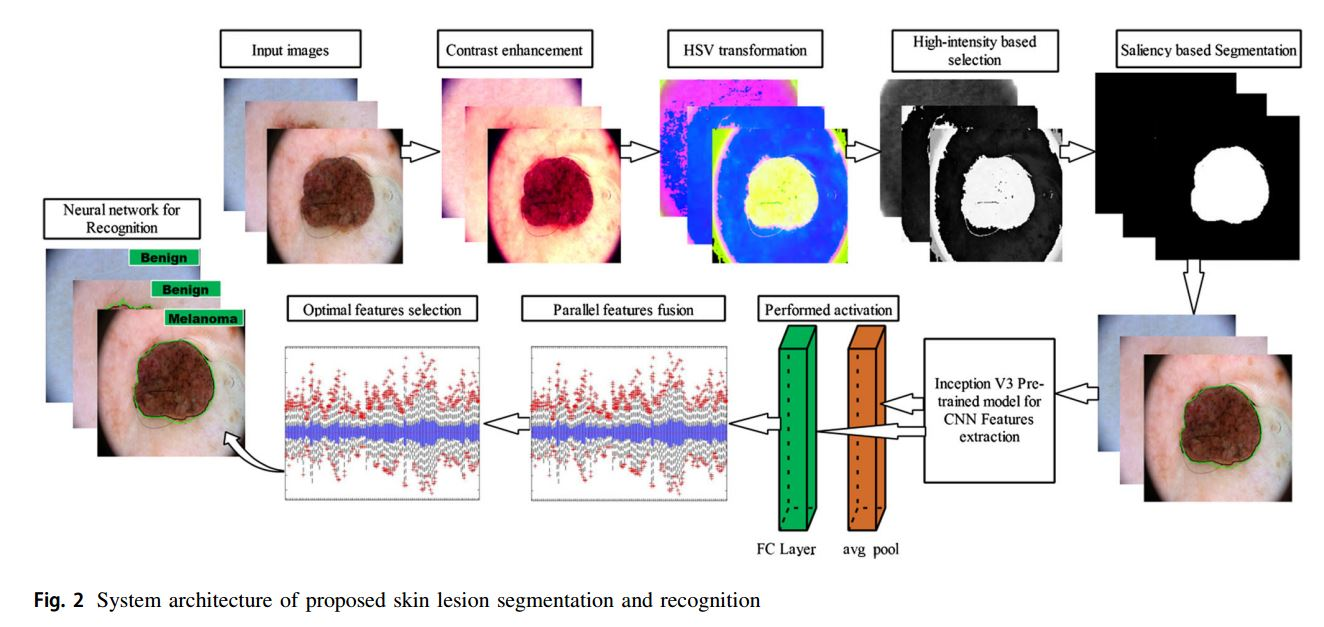
%> input picture 1.JPG, 1324 x 627 px
$ octave --eval "result = geometric(imread('1.JPG'));"   (GNU Octave 9; MATLAB toolbox functions it lacks are replaced by stand-ins)
%> lines starting %> are read from the running program, lines starting %| are printed output that depends on the picture; in (x1, y1, x2, y2) boxes, pixels count from 0 and x2, y2 are one past the last pixel; in counts of white or black regions, pixels touching at a corner belong together; the program's own positions count from 1
function features1= geometric(a)

%% Noise removal
BW = im2bw(a,0.8);
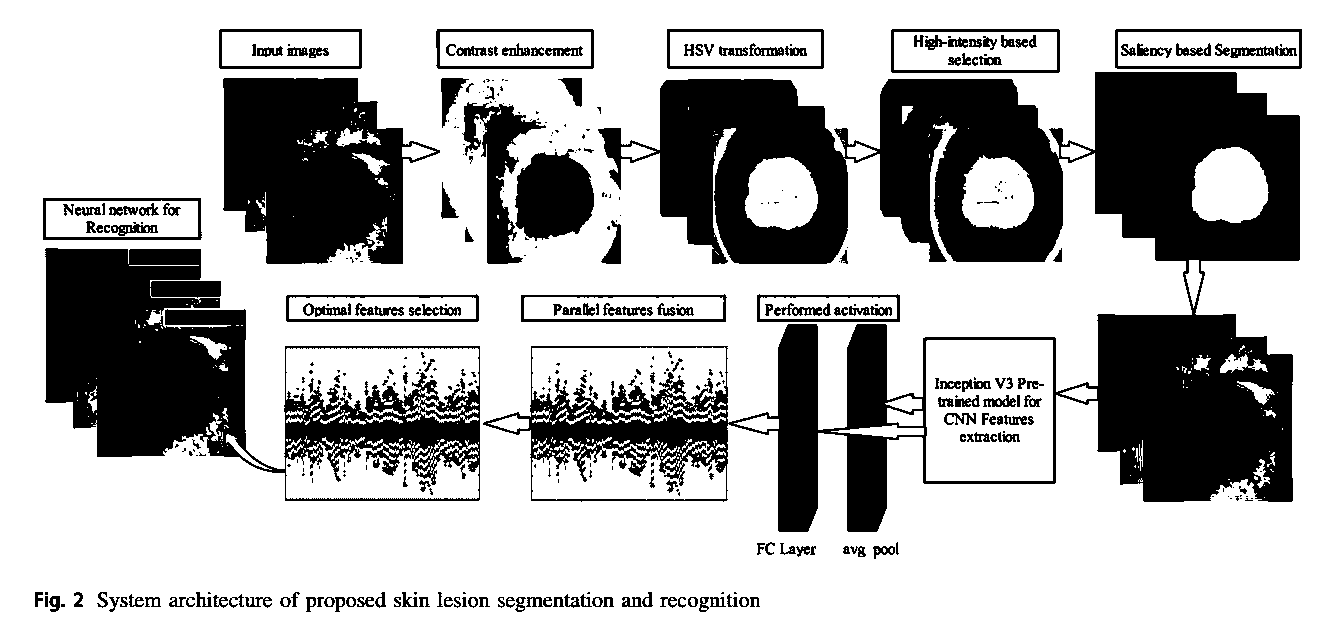
%> BW: size 627x1324 logical; 69.2% white; 412 black regions (208 under 20 px), largest, box (x1, y1, x2, y2) and area: (483, 72, 1300, 532) 142918, (45, 248, 480, 501) 46505, (223, 78, 440, 264) 27957
thinnedimg=1-BW;
thinnedimg=bwmorph(thinnedimg,'thin');
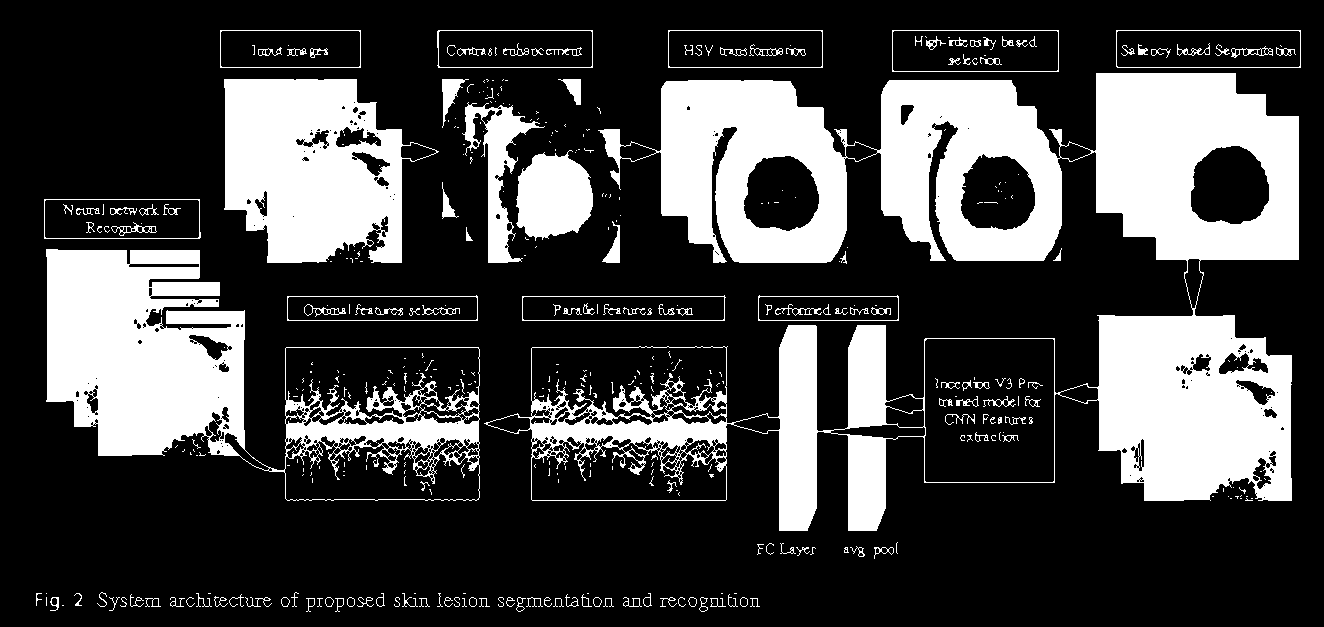
%> thinnedimg: size 627x1324 logical; 26.6% white; 412 white regions (257 under 20 px), largest, box (x1, y1, x2, y2) and area: (484, 73, 1299, 531) 131149, (46, 249, 480, 501) 40877, (224, 79, 439, 263) 26478
thinnedimg=imclose(thinnedimg,strel('line',5,45));
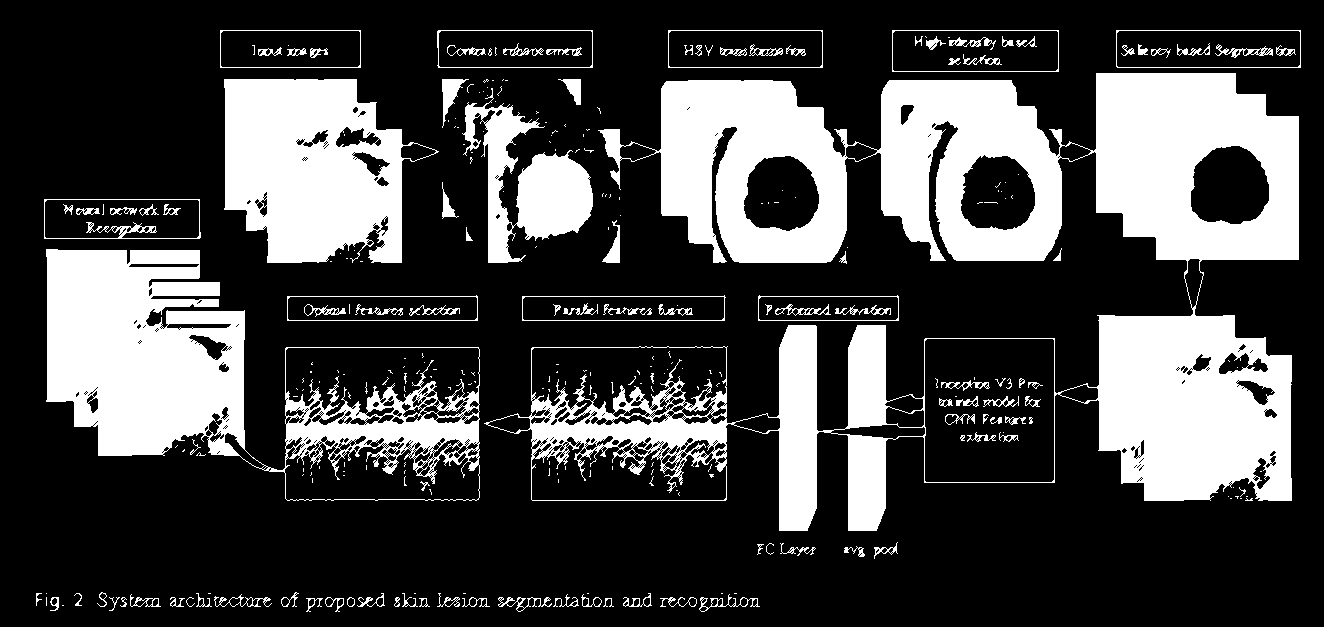
%> thinnedimg: size 627x1324 logical; 27.1% white; 289 white regions (177 under 20 px), largest, box (x1, y1, x2, y2) and area: (484, 73, 1299, 531) 132685, (46, 249, 480, 501) 42128, (224, 79, 439, 263) 26789
%  figure, imshow(thinnedimg), title('Binarized Image');

% % Skeletonization

 skltn = bwmorph( thinnedimg,'skel',Inf);
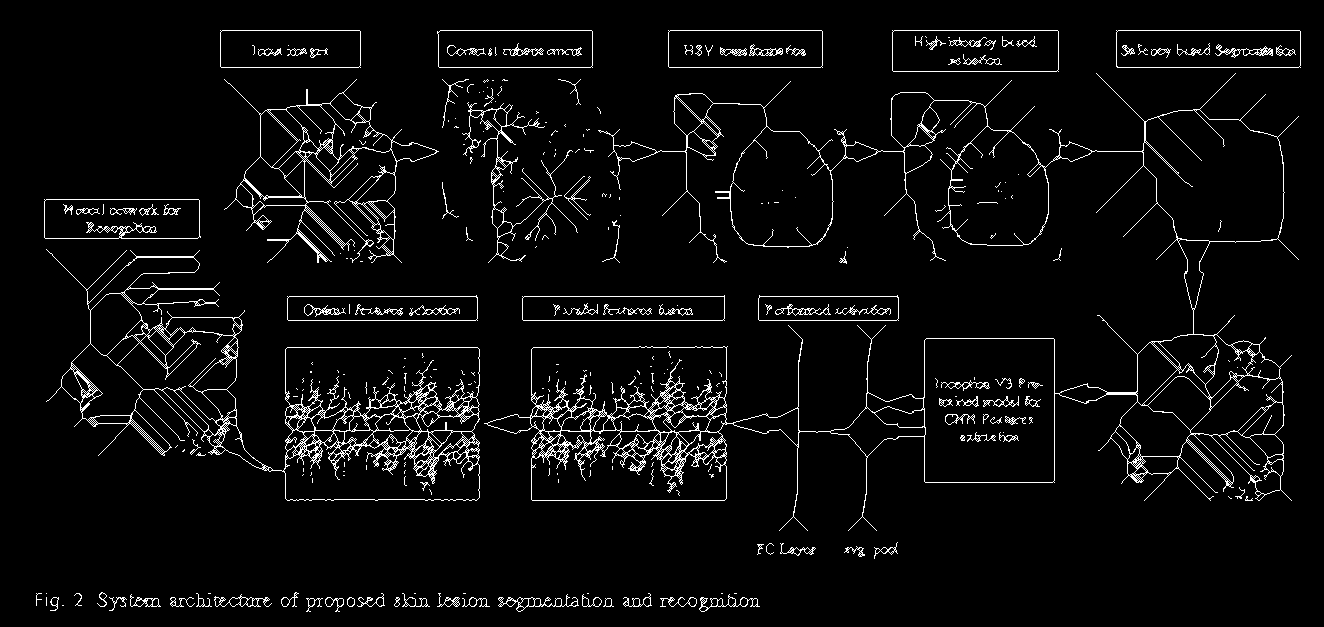
%> skltn: size 627x1324 logical; 4.5% white in thin lines or dots, all inside (x1, y1, x2, y2) = (36, 30, 1301, 612)
%  figure, imshow(skltn), title ('Thinned Image');


L = bwlabel(skltn);
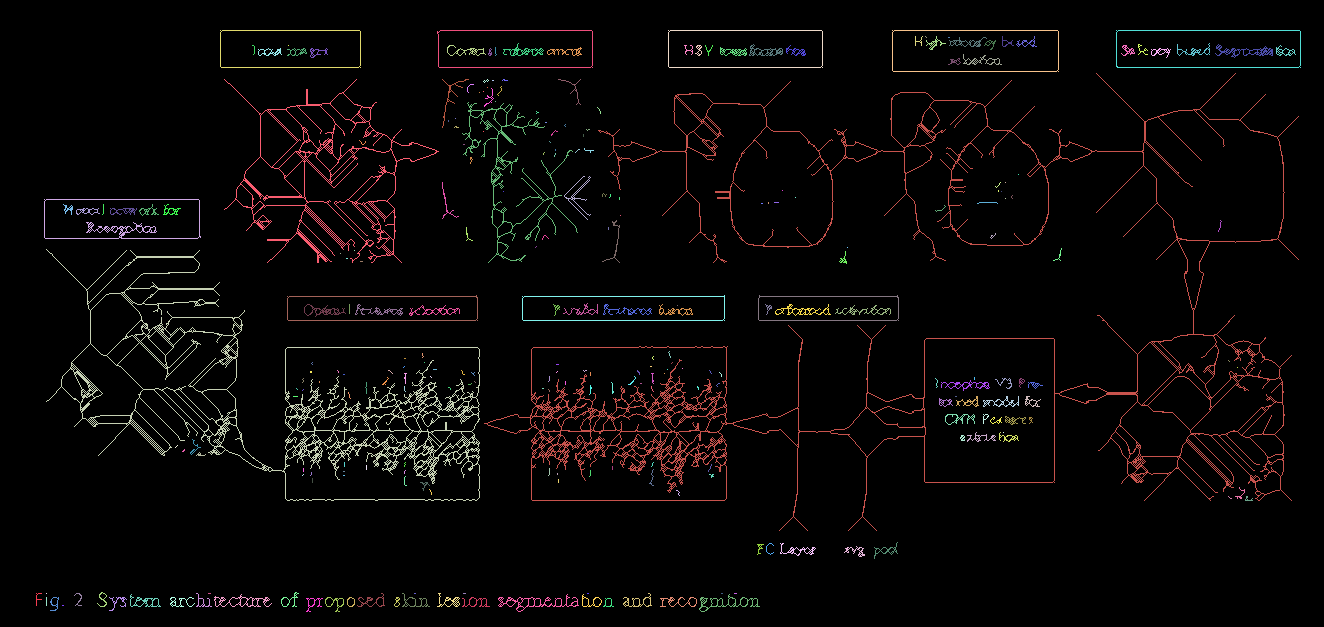
%> L: size 627x1324 double; 273 distinct labels, from 0 to 272; one colour per label, 0 black
% [6 lines of commented-out code are left out]

stats = regionprops(skltn,'Area','Centroid','ConvexArea','Eccentricity','EulerNumber',...
'Extent', 'Extrema','FilledArea','FilledImage','MajorAxisLength' ,...
'MinorAxisLength','Orientation','Perimeter','PixelList',	'Solidity');
%> stats = 272 regions; largest, Area, Centroid, MajorAxisLength, MinorAxisLength and Eccentricity: 13184 [874.9 343.3] 985.2 495 0.865, 7918 [293.5 402] 506.9 181.7 0.934, 3021 [328.1 183.4] 190.3 178.7 0.344, 1236 [510.9 173.5] 183.9 92.45 0.865, 624 [122.1 223.4] 173.3 60.7 0.937
% % % % % % % % % % % % % % % %         Area
Area= stats.Area;
%> Area = 22
if isnan(Area)
    Area=0;
end
features1(1,1)=Area;
% % % % % % % % % % %                   Centroid
Centroid= stats.Centroid;
%> Centroid = [38.36 598.9]
if isnan(Centroid)
    Centroid=0;
end
features1(1,2)=Centroid(1,1);
features1(1,3)=Centroid(1,2);
% % % % % % % % % % % % % % %           ConvexArea
ConvexArea= stats.ConvexArea;
%> ConvexArea = 61
if isnan(ConvexArea)
    ConvexArea=0;
end
features1(1,4)=ConvexArea;
% % % % % % % %                         Eccentricity
Eccentricity= stats.Eccentricity;
%> Eccentricity = 0.903
if isnan(Eccentricity)
    Eccentricity=0;
end
features1(1,5)=Eccentricity;
% % % % % % % % % % % %                 EulerNumber
EulerNumber= stats.EulerNumber;
%> EulerNumber = 1
if isnan(EulerNumber)
    EulerNumber=0;
end
features1(1,6)=EulerNumber;
% % % % % % % % % % % % % % % % %       Extent
Extent= stats.Extent;
%> Extent = 0.282
if isnan(Extent)
    Extent=0;
end
features1(1,7)=Extent;
% % % % % % % % % % %                   Extrema
Extrema= stats.Extrema;
%> Extrema = [36.5 593.5; 42.5 593.5; 42.5 593.5; 42.5 600.5; 37.5 606.5; 36.5 606.5; 36.5 606.5; 36.5 593.5]
if isnan(Extrema)
    Extrema=0;
end
features1(1,8)=Extrema(1,1);
features1(1,9)=Extrema(1,2);
features1(1,10)=Extrema(2,1);
features1(1,11)=Extrema(2,2);
features1(1,12)=Extrema(3,1);
features1(1,13)=Extrema(3,2);
features1(1,14)=Extrema(4,1);
features1(1,15)=Extrema(4,2);
features1(1,16)=Extrema(5,1);
features1(1,17)=Extrema(5,2);
features1(1,18)=Extrema(6,1);
features1(1,19)=Extrema(6,2);
features1(1,20)=Extrema(7,1);
features1(1,21)=Extrema(7,2);
features1(1,22)=Extrema(8,1);
features1(1,23)=Extrema(8,2);
% % % % % % % % % % % % % % %                   FilledArea
FilledArea= stats.FilledArea;
%> FilledArea = 22
if isnan(FilledArea)
    FilledArea=0;
end
features1(1,24)=FilledArea;
% % % % % % % % % % % % % % %                    Perimeter
Perimeter= stats.Perimeter;
%> Perimeter = 41.88
if isnan(Perimeter)
    Perimeter=0;
end
features1(1,25)=Perimeter;
% % % % % % % % % % % % % % % % % % %           MajorAxisLength
MajorAxis= stats.MajorAxisLength;
%> MajorAxis = 15.13
if isnan(MajorAxis)
    MajorAxis=0;
end
features1(1,26)=MajorAxis;
% % % % % % % % % % % % % % % % % %             MinorAxisLength
MinorAxis= stats.MinorAxisLength;
%> MinorAxis = 6.49
if isnan(MinorAxis)
    MinorAxis=0;
end
features1(1,27)=MinorAxis;
% % % % % % % % % % % % % % % % % % % %         Orientation
orien= stats.Orientation;
%> orien = 77
if isnan(orien)
    orien=0;
end
features1(1,28)=orien;
% % % % % % % % % % % % % % % % % %             Solidity
Solidity= stats.Solidity;
%> Solidity = 0.361
%> `result = geometric(imread('1.JPG'));`: result = 29 values, max 606.5 at index 17, min 0.282 at index 7, mean 206.6
if isnan(Solidity)
    Solidity=0;
end
features1(1,(size(features1,2)+1))=Solidity;
end
